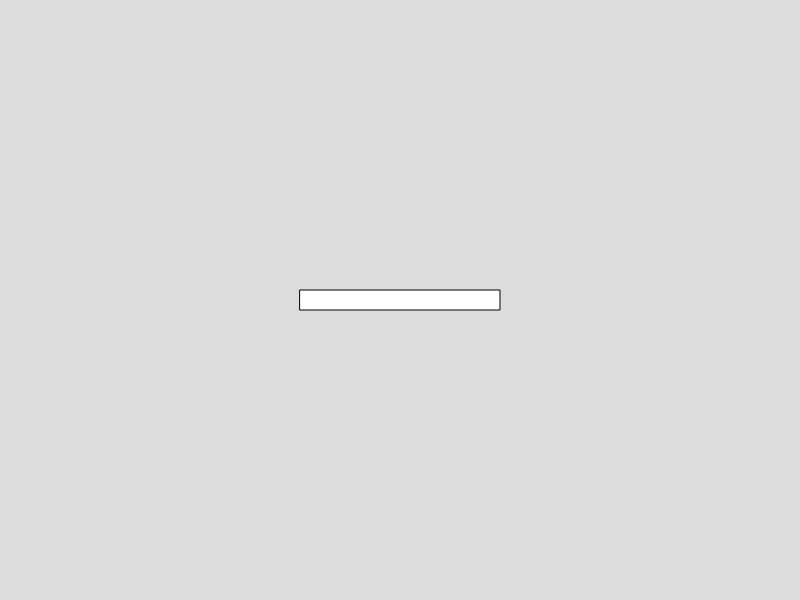
Frame 1 (no input)
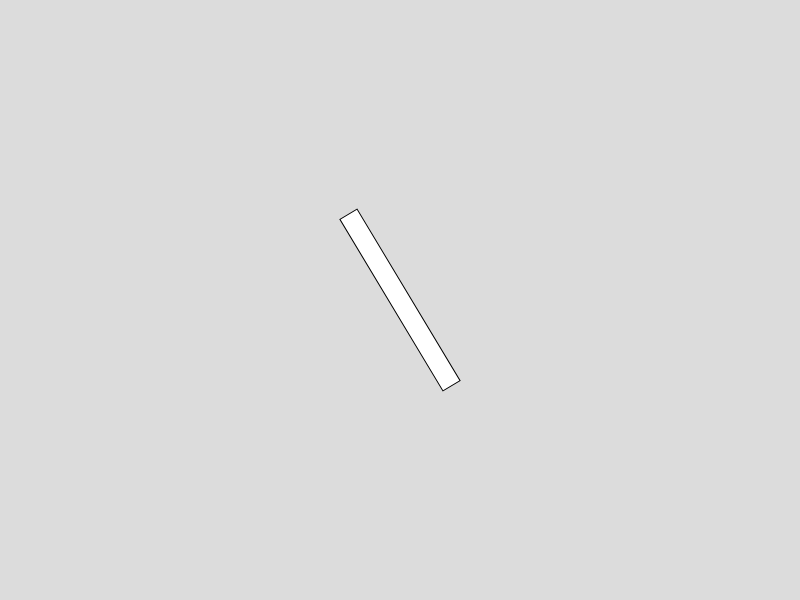
Frame 60 (no input)
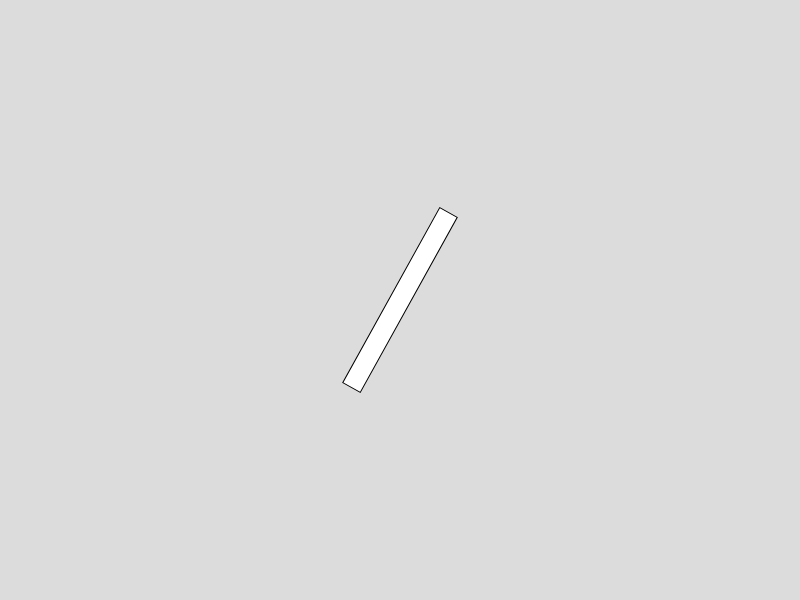
Frame 120 (the mouse pressed at the canvas centre since frame 60)

The p5.js sketch that drew these frames (run headless with seeded random() and noise() and a simulated clock; from frame 60 on, the mouse is pressed at the canvas centre):

// p5.js sketch
// ── sketch.js
let mover;
let rotation = 0;
let size;

function setup() {
  createCanvas(800, 600);
  angleMode(DEGREES);
  size = createVector(200, 20);
}

function draw() {
  background(220);
  translate(width / 2, height / 2);
  rotate(rotation);
  rect(0 - (size.x / 2), 0 - (size.y / 2), size.x, size.y);
  rotation++;
}
